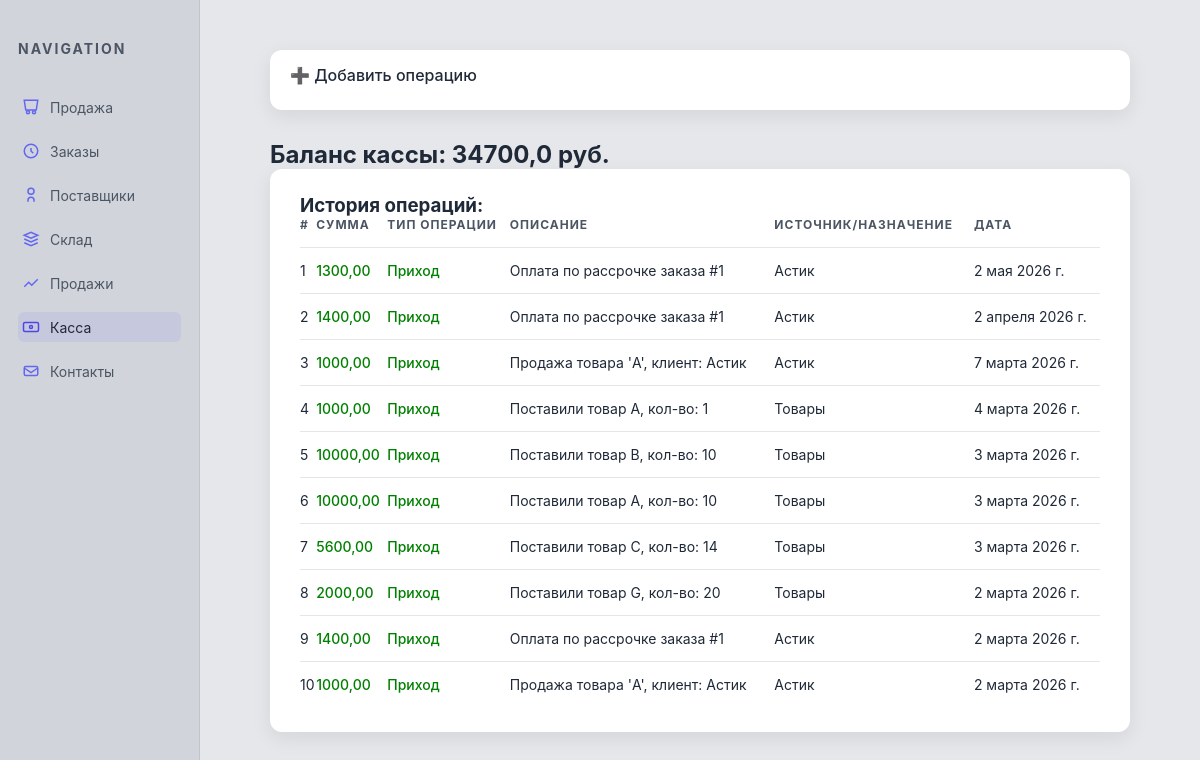
/glavn/cash/, run on the app's committed database.
### program/models.py (models this page shows, shortened)
class CashMovement(models.Model):
    TYPE_CHOICES = (
        ('INCOME', 'Приход'),
        ('OUTGO', 'Расход'),
    )
    amount = models.DecimalField(max_digits=12, decimal_places=2, verbose_name="Сумма")
    movement_type = models.CharField(max_length=10, choices=TYPE_CHOICES, default='INCOME', verbose_name="Тип операции")
    reason = models.TextField(verbose_name="Причины")
    source = models.CharField(max_length=100, null=True, blank=True, verbose_name="Источник/Назначение")
    created_at = models.DateField()
    class Meta:
        verbose_name = "Денежное движение"
        verbose_name_plural = "Денежные движения"

### program/views.py (the view, shortened to what this page needs)
# urls.py: path('cash/', views.cash_register, name='cash_register'),
def cash_register(req):
    movements = CashMovement.objects.all().order_by("-created_at")
    balance = calculate_balance(movements)
    return render(req, 'program/cash.html', {'movements': movements, 'balance': balance})

### program/views.py (called while the page is built)
def calculate_balance(movements):
    income_sum = sum(float(move.amount) for move in movements if move.movement_type == 'INCOME')
    outgo_sum = sum(float(move.amount) for move in movements if move.movement_type == 'OUTGO')
    return income_sum - outgo_sum

### program/templates/program/cash.html (shortened to what this page needs)
<!DOCTYPE html>
<html lang="ru">
<head>
</head>
<body>
<div class="sidebar">
    <h2>Navigation</h2>
    <ul>
        <li><a href="/glavn/prodaj/"><svg fill="none" stroke="currentColor" viewBox="0 0 24 24"><path d="M3 3h18l-2 13H5L3 3z"/><path d="M16 21a2 2 0 100-4 2 2 0 000 4zM8 21a2 2 0 100-4 2 2 0 000 4z"/></svg>Продажа</a></li>
        <li><a href="/glavn/zakaz/"><svg fill="none" stroke="currentColor" viewBox="0 0 24 24"><path d="M12 8v4l3 3"/><circle cx="12" cy="12" r="9"/></svg>Заказы</a></li>
        <li><a href="/glavn/postav/"><svg fill="none" stroke="currentColor" viewBox="0 0 24 24"><path d="M16 21v-2a4 4 0 00-8 0v2"/><circle cx="12" cy="7" r="4"/></svg>Поставщики</a></li>
        <li><a href="/glavn/product/"><svg fill="none" stroke="currentColor" viewBox="0 0 24 24"><path d="M3 7l9-4 9 4-9 4-9-4z"/><path d="M3 17l9 4 9-4"/><path d="M3 12l9 4 9-4"/></svg>Склад</a></li>
        <li><a href="/glavn/prod/"><svg fill="none" stroke="currentColor" viewBox="0 0 24 24"><path d="M3 17l6-6 4 4 8-8"/></svg>Продажи</a></li>
        <li><a href="/glavn/cash/" class="active"><svg fill="none" stroke="currentColor" viewBox="0 0 24 24"><rect x="2" y="6" width="20" height="12" rx="2"/><circle cx="12" cy="12" r="2"/></svg>Касса</a></li>
        <li><a href="/glavn/contacts/"><svg fill="none" stroke="currentColor" viewBox="0 0 24 24"><path d="M21 8a2 2 0 00-2-2H5a2 2 0 00-2 2v8a2 2 0 002 2h14a2 2 0 002-2V8z"/><path d="M3 8l9 6 9-6"/></svg>Контакты</a></li>
    </ul>
</div>
<div class="main">
    <div class="toggle-section">
        <div class="toggle-header" onclick="toggleSection(this)">➕ Добавить операцию</div>
    </div>
    <div class="balance-box"><h2>Баланс кассы: {{ balance }} руб.</h2></div>
    <div class="table-wrapper">
        <h3>История операций:</h3>
        <table>
            <tr>
                <th>#</th>
                <th>Сумма</th>
                <th>Тип операции</th>
                <th>Описание</th>
                <th>Источник/назначение</th>
                <th>Дата</th>
            </tr>
            {% for movement in movements %}
            <tr>
                <td>{{ forloop.counter }}</td>
                <td class="{% if movement.get_movement_type_display == 'Приход' %}income{% else %}outgo{% endif %}">
                    {{ movement.amount }}
                </td>
                <td class="{% if movement.get_movement_type_display == 'Приход' %}income{% else %}outgo{% endif %}">
                    {{ movement.get_movement_type_display }}
                </td>
                <td>{{ movement.reason }}</td>
                <td>{{ movement.source }}</td>
                <td>{{ movement.created_at }}</td>
            </tr>
            {% endfor %}
        </table>
    </div>
</div>
</body>
</html>

### program/templates/program/cash.html (style rules this page uses)
:root { --bg-main: #e5e7eb; --bg-sidebar: #d1d5db; --bg-card: #ffffff; --accent: #4f46e5; --accent-light: #6366f1; --text-main: #1f2937; --text-muted: #4b5563; --danger: #ef4444; }
* { margin:0; padding:0; box-sizing:border-box; }
body { font-family: 'Inter', sans-serif; background: var(--bg-main); color: var(--text-main); display: flex; min-height: 100vh; }
.sidebar { width: 200px; background: var(--bg-sidebar); padding: 40px 18px; position: fixed; height: 100%; border-right: 1px solid rgba(0,0,0,0.08); }
.sidebar h2 { font-size: 14px; letter-spacing: 2px; text-transform: uppercase; color: var(--text-muted); margin-bottom: 35px; }
.sidebar ul { list-style:none; }
.sidebar li { margin-bottom: 14px; }
.sidebar a { display: flex; align-items: center; gap: 10px; text-decoration: none; color: var(--text-muted); font-size: 14px; padding: 6px 4px; border-radius: 6px; transition: 0.25s ease; }
.sidebar a:hover, .sidebar a.active { color: var(--text-main); background: rgba(99,102,241,0.1); }
.sidebar svg { width: 18px; height: 18px; stroke-width: 2; stroke: var(--accent-light); transition: 0.25s ease; }
.sidebar a:hover svg, .sidebar a.active svg { stroke: var(--accent); }
.main { margin-left: 200px; width: 100%; padding: 50px 70px; }
.toggle-section { background: var(--bg-card); border-radius: 12px; padding: 15px 20px; margin-bottom: 30px; box-shadow: 0 6px 20px rgba(0,0,0,0.08); }
.toggle-header { font-weight: 500; cursor: pointer; margin-bottom: 10px; }
.table-wrapper { background: var(--bg-card); border-radius:12px; padding:25px 30px; box-shadow:0 6px 20px rgba(0,0,0,0.08); }
table { width:100%; border-collapse: collapse; }
th { text-align:left; font-size:12px; text-transform:uppercase; letter-spacing:1px; color: var(--text-muted); padding-bottom:15px; }
td { padding:14px 0; border-top:1px solid rgba(0,0,0,0.1); font-size:14px; }
.income { color: green; font-weight: 500; }

### data on the page
CashMovement: amount "1300,00", movement_type "Приход", reason "Оплата по рассрочке заказа #1", source "Астик", created_at "2 мая 2026 г."
CashMovement: amount "1400,00", movement_type "Приход", reason "Оплата по рассрочке заказа #1", source "Астик", created_at "2 апреля 2026 г."
CashMovement: amount "1000,00", movement_type "Приход", reason "Продажа товара 'A', клиент: Астик", source "Астик", created_at "7 марта 2026 г."
CashMovement: amount "1000,00", movement_type "Приход", reason "Поставили товар A, кол-во: 1", source "Товары", created_at "4 марта 2026 г."
CashMovement: amount "10000,00", movement_type "Приход", reason "Поставили товар B, кол-во: 10", source "Товары", created_at "3 марта 2026 г."
CashMovement: amount "10000,00", movement_type "Приход", reason "Поставили товар A, кол-во: 10", source "Товары", created_at "3 марта 2026 г."
CashMovement: amount "5600,00", movement_type "Приход", reason "Поставили товар C, кол-во: 14", source "Товары", created_at "3 марта 2026 г."
CashMovement: amount "2000,00", movement_type "Приход", reason "Поставили товар G, кол-во: 20", source "Товары", created_at "2 марта 2026 г."
CashMovement: amount "1400,00", movement_type "Приход", reason "Оплата по рассрочке заказа #1", source "Астик", created_at "2 марта 2026 г."
CashMovement: amount "1000,00", movement_type "Приход", reason "Продажа товара 'A', клиент: Астик", source "Астик", created_at "2 марта 2026 г."

### other printed values
{{ balance }} "34700,0"
